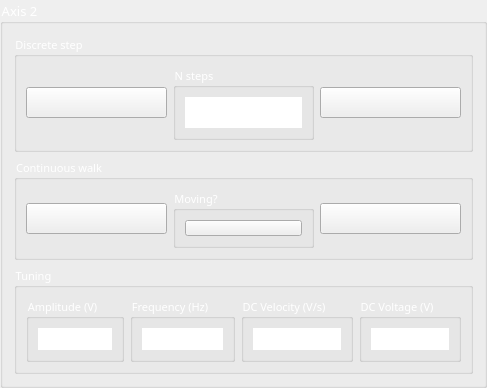
         <widget class="QGroupBox" name="verticalGroupBox_3">
          <property name="font">
           <font>
            <family>Calibri Light</family>
            <pointsize>10</pointsize>
           </font>
          </property>
          <property name="styleSheet">
           <string notr="true">color: rgb(255, 255, 255);</string>
          </property>
          <property name="title">
           <string>Axis 2</string>
          </property>
          <layout class="QVBoxLayout" name="verticalLayout_4">
           <item>
            <widget class="QGroupBox" name="groupBox_10">
             <property name="font">
              <font>
               <family>Calibri Light</family>
               <pointsize>8</pointsize>
              </font>
             </property>
             <property name="styleSheet">
              <string notr="true">color: rgb(255, 255, 255);</string>
             </property>
             <property name="title">
              <string>Discrete step</string>
             </property>
             <layout class="QHBoxLayout" name="horizontalLayout_11">
              <item>
               <widget class="QPushButton" name="step_left_2">
                <property name="minimumSize">
                 <size>
                  <width>0</width>
                  <height>0</height>
                 </size>
                </property>
                <property name="font">
                 <font>
                  <family>Calibri Light</family>
                  <pointsize>12</pointsize>
                 </font>
                </property>
                <property name="styleSheet">
                 <string notr="true"/>
                </property>
                <property name="text">
                 <string/>
                </property>
                <property name="icon">
                 <iconset>
                  <normaloff>left_arrow.svg</normaloff>left_arrow.svg</iconset>
                </property>
                <property name="iconSize">
                 <size>
                  <width>36</width>
                  <height>36</height>
                 </size>
                </property>
                <property name="checkable">
                 <bool>false</bool>
                </property>
               </widget>
              </item>
              <item>
               <widget class="QGroupBox" name="groupBox_11">
                <property name="font">
                 <font>
                  <family>Calibri Light</family>
                  <pointsize>8</pointsize>
                 </font>
                </property>
                <property name="title">
                 <string>N steps</string>
                </property>
                <layout class="QHBoxLayout" name="horizontalLayout_12">
                 <item>
                  <widget class="QSpinBox" name="n_steps_2">
                   <property name="font">
                    <font>
                     <family>Calibri Light</family>
                     <pointsize>12</pointsize>
                     <weight>3</weight>
                     <italic>false</italic>
                     <bold>false</bold>
                    </font>
                   </property>
                   <property name="styleSheet">
                    <string notr="true">font: 25 12pt &quot;Calibri Light&quot;;</string>
                   </property>
                   <property name="frame">
                    <bool>false</bool>
                   </property>
                   <property name="alignment">
                    <set>Qt::AlignCenter</set>
                   </property>
                   <property name="buttonSymbols">
                    <enum>QAbstractSpinBox::NoButtons</enum>
                   </property>
                   <property name="maximum">
                    <number>100</number>
                   </property>
                   <property name="value">
                    <number>1</number>
                   </property>
                  </widget>
                 </item>
                </layout>
               </widget>
              </item>
              <item>
               <widget class="QPushButton" name="step_right_2">
                <property name="minimumSize">
                 <size>
                  <width>0</width>
                  <height>0</height>
                 </size>
                </property>
                <property name="font">
                 <font>
                  <family>Calibri Light</family>
                  <pointsize>12</pointsize>
                 </font>
                </property>
                <property name="styleSheet">
                 <string notr="true"/>
                </property>
                <property name="text">
                 <string/>
                </property>
                <property name="icon">
                 <iconset>
                  <normaloff>right_arrow.svg</normaloff>right_arrow.svg</iconset>
                </property>
                <property name="iconSize">
                 <size>
                  <width>36</width>
                  <height>36</height>
                 </size>
                </property>
                <property name="checkable">
                 <bool>false</bool>
                </property>
               </widget>
              </item>
             </layout>
            </widget>
           </item>
           <item>
            <widget class="QGroupBox" name="groupBox_12">
             <property name="font">
              <font>
               <family>Calibri Light</family>
               <pointsize>8</pointsize>
              </font>
             </property>
             <property name="styleSheet">
              <string notr="true">color: rgb(255, 255, 255);</string>
             </property>
             <property name="title">
              <string>Continuous walk</string>
             </property>
             <layout class="QHBoxLayout" name="horizontalLayout_13">
              <item>
               <widget class="QPushButton" name="walk_left_2">
                <property name="minimumSize">
                 <size>
                  <width>0</width>
                  <height>0</height>
                 </size>
                </property>
                <property name="font">
                 <font>
                  <family>Calibri Light</family>
                  <pointsize>12</pointsize>
                 </font>
                </property>
                <property name="styleSheet">
                 <string notr="true"/>
                </property>
                <property name="text">
                 <string/>
                </property>
                <property name="icon">
                 <iconset>
                  <normaloff>left_arrow.svg</normaloff>left_arrow.svg</iconset>
                </property>
                <property name="iconSize">
                 <size>
                  <width>36</width>
                  <height>36</height>
                 </size>
                </property>
                <property name="checkable">
                 <bool>false</bool>
                </property>
               </widget>
              </item>
              <item>
               <widget class="QGroupBox" name="groupBox_13">
                <property name="font">
                 <font>
                  <family>Calibri Light</family>
                  <pointsize>8</pointsize>
                 </font>
                </property>
                <property name="title">
                 <string>Moving?</string>
                </property>
                <layout class="QHBoxLayout" name="horizontalLayout_14">
                 <item>
                  <widget class="QPushButton" name="is_moving_2">
                   <property name="minimumSize">
                    <size>
                     <width>0</width>
                     <height>16</height>
                    </size>
                   </property>
                   <property name="text">
                    <string/>
                   </property>
                   <property name="icon">
                    <iconset>
                     <normaloff>red_LED_off.svg</normaloff>
                     <normalon>red_LED_on.svg</normalon>red_LED_off.svg</iconset>
                   </property>
                   <property name="checkable">
                    <bool>true</bool>
                   </property>
                  </widget>
                 </item>
                </layout>
               </widget>
              </item>
              <item>
               <widget class="QPushButton" name="walk_right_2">
                <property name="minimumSize">
                 <size>
                  <width>0</width>
                  <height>0</height>
                 </size>
                </property>
                <property name="font">
                 <font>
                  <family>Calibri Light</family>
                  <pointsize>12</pointsize>
                 </font>
                </property>
                <property name="styleSheet">
                 <string notr="true"/>
                </property>
                <property name="text">
                 <string/>
                </property>
                <property name="icon">
                 <iconset>
                  <normaloff>right_arrow.svg</normaloff>right_arrow.svg</iconset>
                </property>
                <property name="iconSize">
                 <size>
                  <width>36</width>
                  <height>36</height>
                 </size>
                </property>
                <property name="checkable">
                 <bool>false</bool>
                </property>
               </widget>
              </item>
             </layout>
            </widget>
           </item>
           <item>
            <widget class="QGroupBox" name="groupBox_14">
             <property name="font">
              <font>
               <family>Calibri Light</family>
               <pointsize>8</pointsize>
              </font>
             </property>
             <property name="styleSheet">
              <string notr="true">color: rgb(255, 255, 255);</string>
             </property>
             <property name="title">
              <string>Tuning</string>
             </property>
             <layout class="QHBoxLayout" name="horizontalLayout_15">
              <item>
               <widget class="QGroupBox" name="groupBox_15">
                <property name="font">
                 <font>
                  <family>Calibri Light</family>
                  <pointsize>8</pointsize>
                 </font>
                </property>
                <property name="title">
                 <string>Amplitude (V)</string>
                </property>
                <layout class="QHBoxLayout" name="horizontalLayout_16">
                 <item>
                  <widget class="QDoubleSpinBox" name="amplitude_2">
                   <property name="styleSheet">
                    <string notr="true">font: 25 12pt &quot;Calibri Light&quot;;
color: rgb(255, 255, 255);</string>
                   </property>
                   <property name="frame">
                    <bool>false</bool>
                   </property>
                   <property name="alignment">
                    <set>Qt::AlignCenter</set>
                   </property>
                   <property name="buttonSymbols">
                    <enum>QAbstractSpinBox::NoButtons</enum>
                   </property>
                   <property name="decimals">
                    <number>1</number>
                   </property>
                   <property name="maximum">
                    <double>100.000000000000000</double>
                   </property>
                   <property name="value">
                    <double>50.000000000000000</double>
                   </property>
                  </widget>
                 </item>
                </layout>
               </widget>
              </item>
              <item>
               <widget class="QGroupBox" name="groupBox_16">
                <property name="font">
                 <font>
                  <family>Calibri Light</family>
                  <pointsize>8</pointsize>
                 </font>
                </property>
                <property name="title">
                 <string>Frequency (Hz)</string>
                </property>
                <layout class="QHBoxLayout" name="horizontalLayout_17">
                 <item>
                  <widget class="QDoubleSpinBox" name="frequency_2">
                   <property name="styleSheet">
                    <string notr="true">font: 25 12pt &quot;Calibri Light&quot;;
color: rgb(255, 255, 255);</string>
                   </property>
                   <property name="frame">
                    <bool>false</bool>
                   </property>
                   <property name="alignment">
                    <set>Qt::AlignCenter</set>
                   </property>
                   <property name="buttonSymbols">
                    <enum>QAbstractSpinBox::NoButtons</enum>
                   </property>
                   <property name="decimals">
                    <number>1</number>
                   </property>
                   <property name="maximum">
                    <double>20000.000000000000000</double>
                   </property>
                   <property name="value">
                    <double>30.000000000000000</double>
                   </property>
                  </widget>
                 </item>
                </layout>
               </widget>
              </item>
              <item>
               <widget class="QGroupBox" name="groupBox_17">
                <property name="font">
                 <font>
                  <family>Calibri Light</family>
                  <pointsize>8</pointsize>
                 </font>
                </property>
                <property name="title">
                 <string>DC Velocity (V/s)</string>
                </property>
                <layout class="QHBoxLayout" name="horizontalLayout_18">
                 <item>
                  <widget class="QDoubleSpinBox" name="velocity_2">
                   <property name="styleSheet">
                    <string notr="true">font: 25 12pt &quot;Calibri Light&quot;;
color: rgb(255, 255, 255);</string>
                   </property>
                   <property name="frame">
                    <bool>false</bool>
                   </property>
                   <property name="alignment">
                    <set>Qt::AlignCenter</set>
                   </property>
                   <property name="buttonSymbols">
                    <enum>QAbstractSpinBox::NoButtons</enum>
                   </property>
                   <property name="decimals">
                    <number>1</number>
                   </property>
                   <property name="maximum">
                    <double>10000000.000000000000000</double>
                   </property>
                   <property name="value">
                    <double>100.000000000000000</double>
                   </property>
                  </widget>
                 </item>
                </layout>
               </widget>
              </item>
              <item>
               <widget class="QGroupBox" name="groupBox_18">
                <property name="font">
                 <font>
                  <family>Calibri Light</family>
                  <pointsize>8</pointsize>
                 </font>
                </property>
                <property name="title">
                 <string>DC Voltage (V)</string>
                </property>
                <layout class="QHBoxLayout" name="horizontalLayout_19">
                 <item>
                  <widget class="QDoubleSpinBox" name="voltage_2">
                   <property name="styleSheet">
                    <string notr="true">font: 25 12pt &quot;Calibri Light&quot;;
color: rgb(255, 255, 255);</string>
                   </property>
                   <property name="frame">
                    <bool>false</bool>
                   </property>
                   <property name="alignment">
                    <set>Qt::AlignCenter</set>
                   </property>
                   <property name="buttonSymbols">
                    <enum>QAbstractSpinBox::NoButtons</enum>
                   </property>
                   <property name="decimals">
                    <number>1</number>
                   </property>
                   <property name="maximum">
                    <double>100.000000000000000</double>
                   </property>
                   <property name="value">
                    <double>50.000000000000000</double>
                   </property>
                  </widget>
                 </item>
                </layout>
               </widget>
              </item>
             </layout>
            </widget>
           </item>
          </layout>
         </widget>
